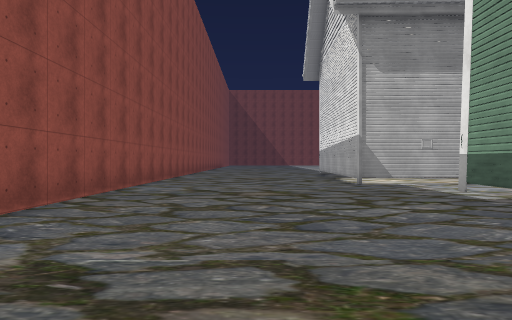
View 1 (above)

24 first-person views from a walk through a 3-D level made in the Unity game engine. The camera is 1.5 m above the floor, looks level and sees 75° across. The floor is counted in squares, 2 m on a side. Each view is taken from the middle of a square. On the plan, view 1 faces up. The plan holds only what a view shows up to about 11 squares ahead; the rest is blank. The place goes on beyond the plan. The player character is not drawn. Door leaves are left out, so doorways stand open. Some surface patterns are stand-ins.

View 2
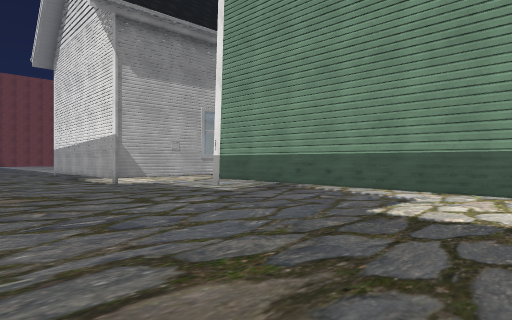

View 3
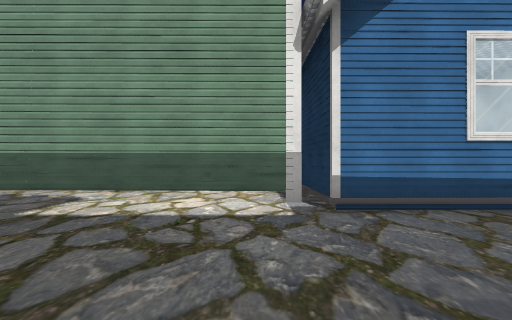

View 4
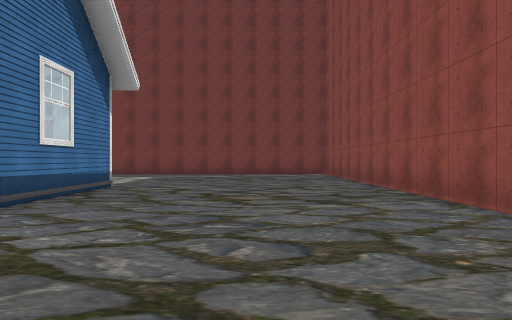

View 5
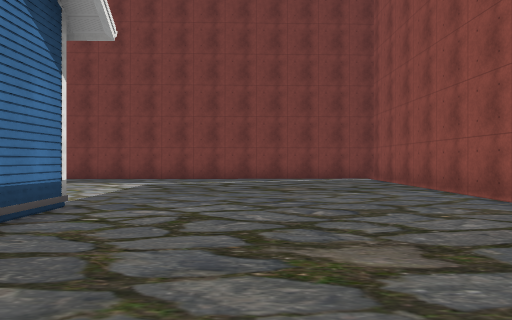

View 6
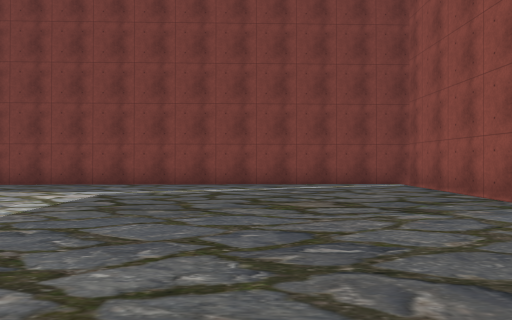

View 7
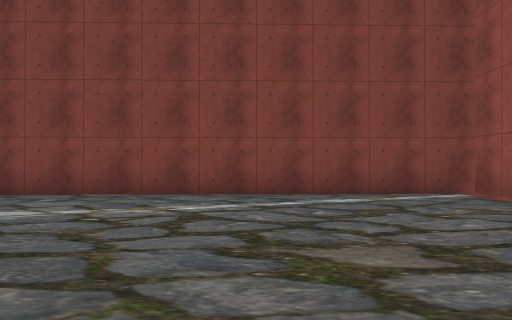

View 8
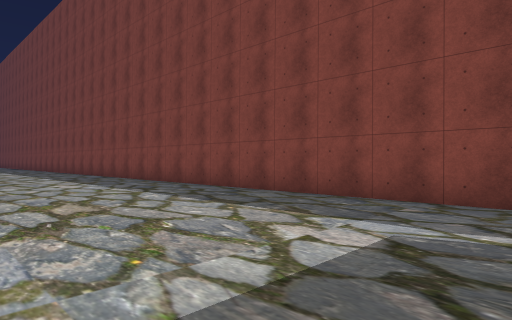

View 9
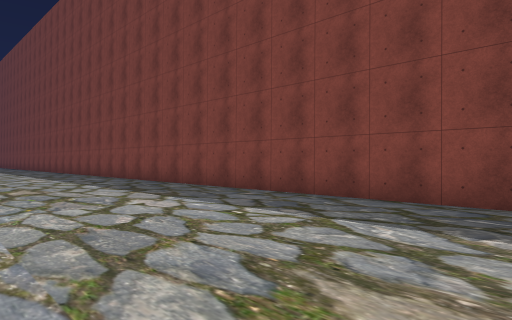

View 10
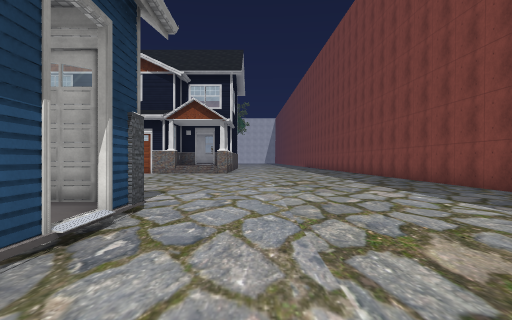

View 11
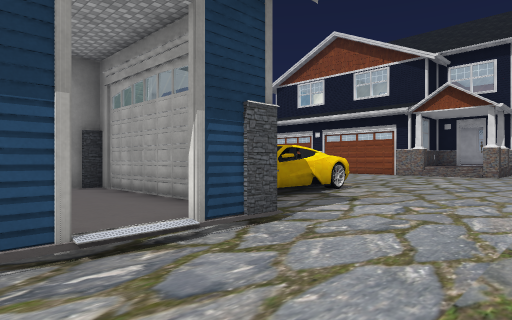

View 12
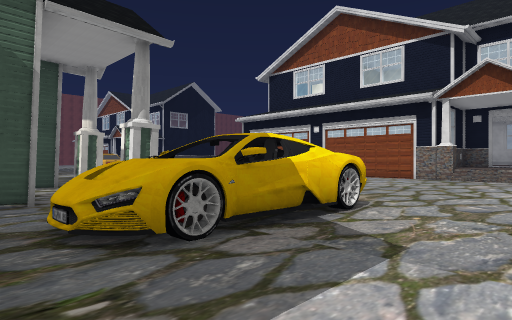

View 13
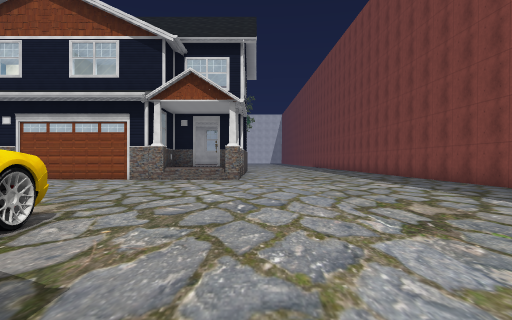

View 14
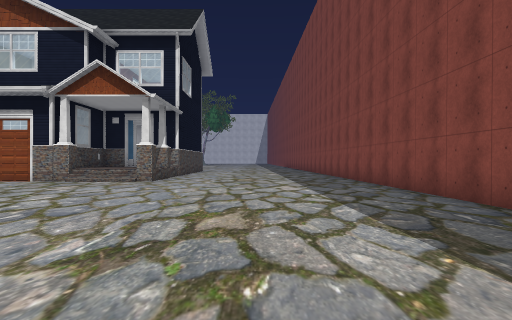

View 15
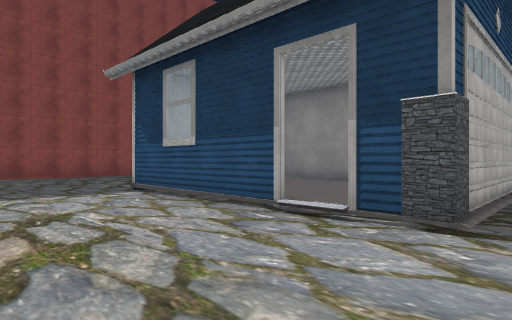

View 16
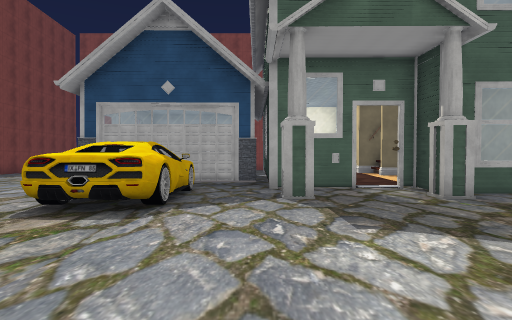

View 17
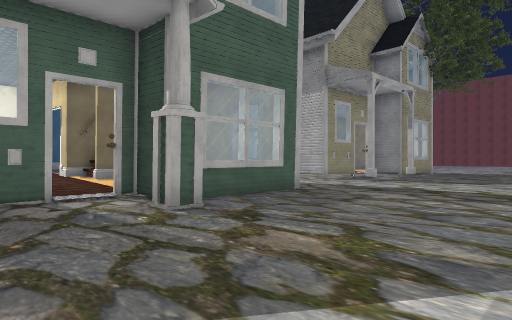

View 18
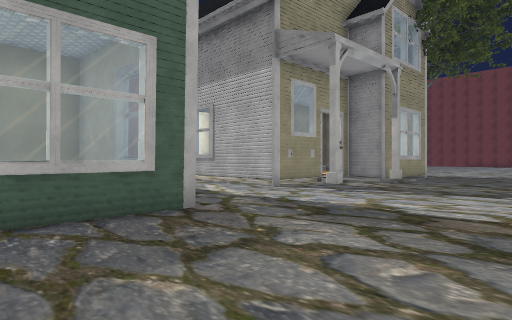

View 19
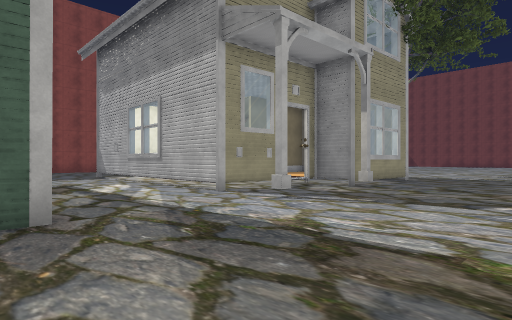

View 20
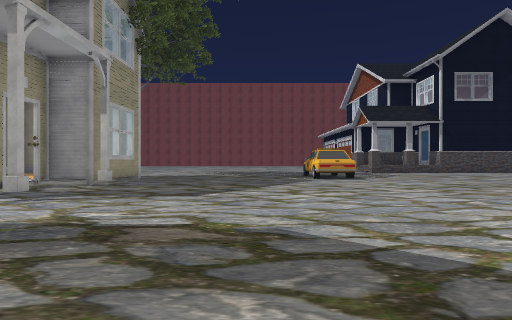

View 21
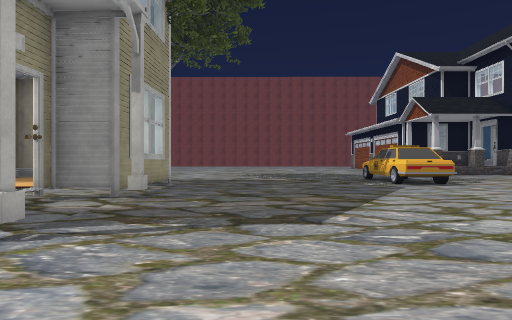

View 22
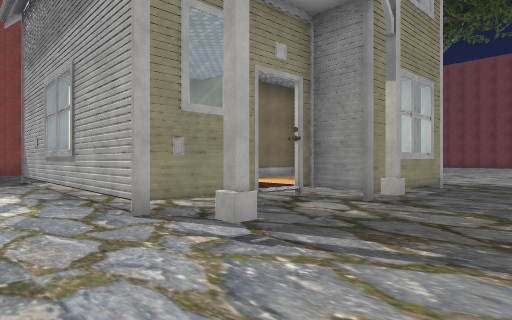

View 23
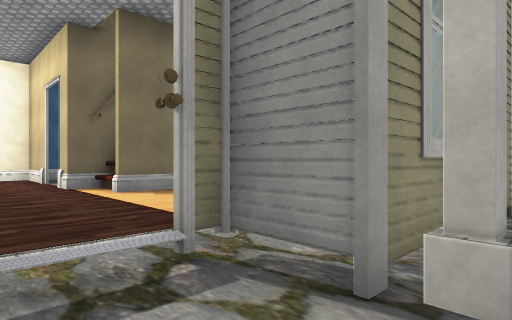

View 24
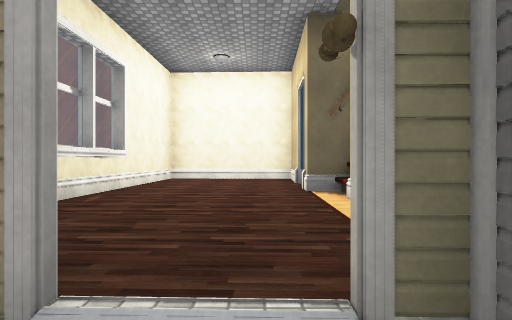

### Floor plan
Key: @ floor where view 1 was taken; # wall or solid block; . main floor; : floor 0.25 m higher than the main floor; + floor 0.5 m higher than the main floor; / step, stairs or slope; D open door; = window, fence, low wall or low ledge; ^ raised ledge; P pillar; O other object.
Columns run from 4 left of view 1 to 24 right of it. Each row starts with its distance up from view 1.
 18             ##   ........##..
 17             #+   O.......^^..
 16             #++++O..........
 15        #   ##++++=...........
 14        ###D#++++OOP..........
 13        #++++++++D............
 12      ..#++++++++O............
 11 #......#++++++++O...........
 10 #......##########.P.........
  9 #..........................
  8 #.........................
  7 #.........................
  6 #.......#    ###= .......
  5 #.......# ++#    =.....
  4  .......# +  #   =O....
  3  .......# +#/#:  =......
  2   ......##DD+:::OOO.....
  1     ....# ++ :::D.......
  0   ..@...# ++    O.......
 -1  .......#+++     .OO....
 -2  .......####  # O....... ...
 -3 #.......#:::  :#.............
 -4 #.......# ::: :#^=###........
 -5 #.......#  ::::#^=###........
 -6 #.......#   :::#.............
 -7 #.......#####DO .............
 -8 #............................
 -9 #............................
-10 #............................
-11 #............................
-12 #............................
-13 #............................
-14 #............................
-15 #............################
-16 ##############

Positions as (right, up) in squares from view 1, and headings:
1: (0, 0), facing up
2: (-1, 0), facing up-right
3: (-1, -1), facing right
4: (0, 2), facing down
5: (1, -2), facing down
6: (1, -5), facing down
7: (1, -8), facing down
8: (3, -9), facing down-right
9: (8, -9), facing down-right
10: (6, -9), facing right
11: (8, -10), facing up-right
12: (11, -8), facing up-right
13: (12, -8), facing right
14: (13, -11), facing right
15: (12, -11), facing up-left
16: (21, -2), facing left
17: (19, -1), facing up-left
18: (18, 3), facing up-left
19: (18, 5), facing up-left
20: (18, 4), facing up
21: (16, 7), facing up
22: (16, 8), facing up-left
23: (14, 12), facing up-left
24: (13, 13), facing left
